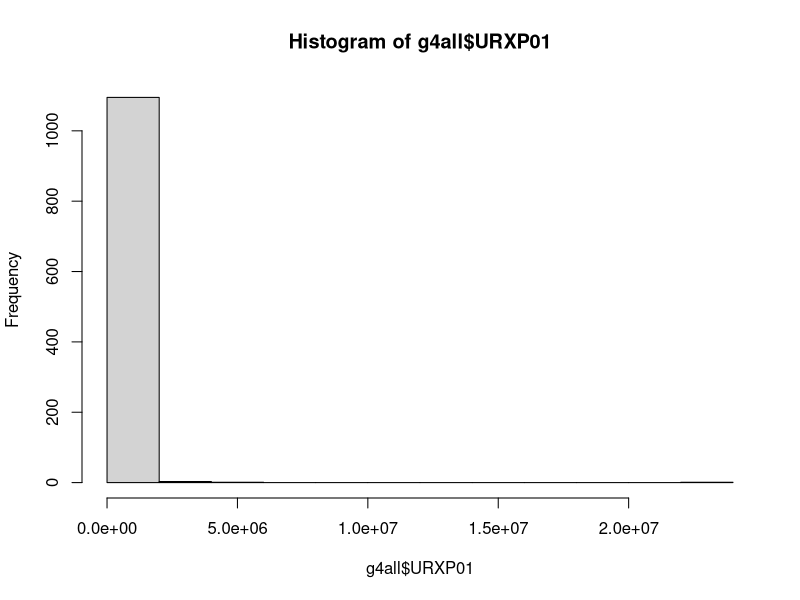
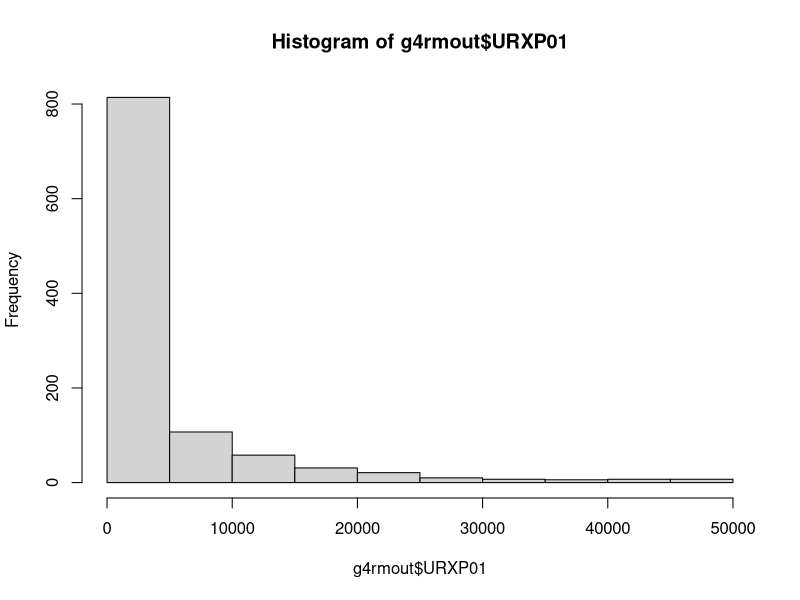
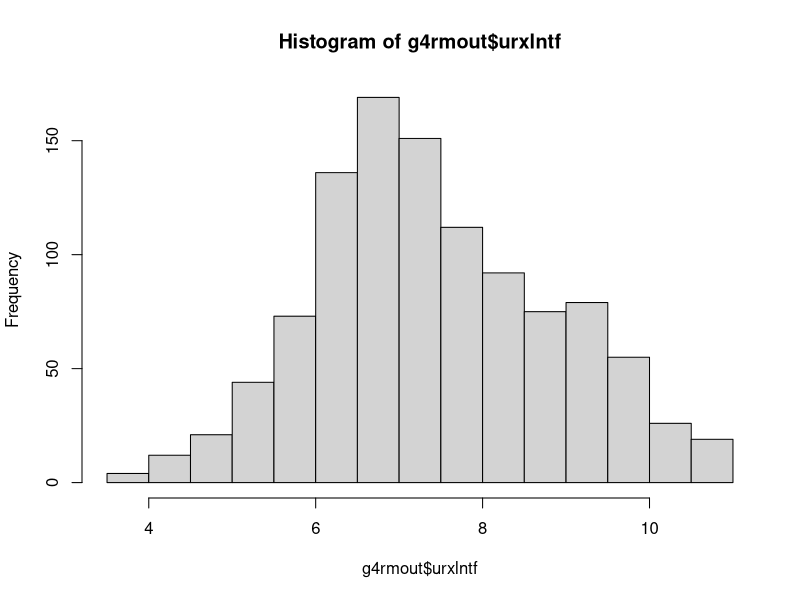
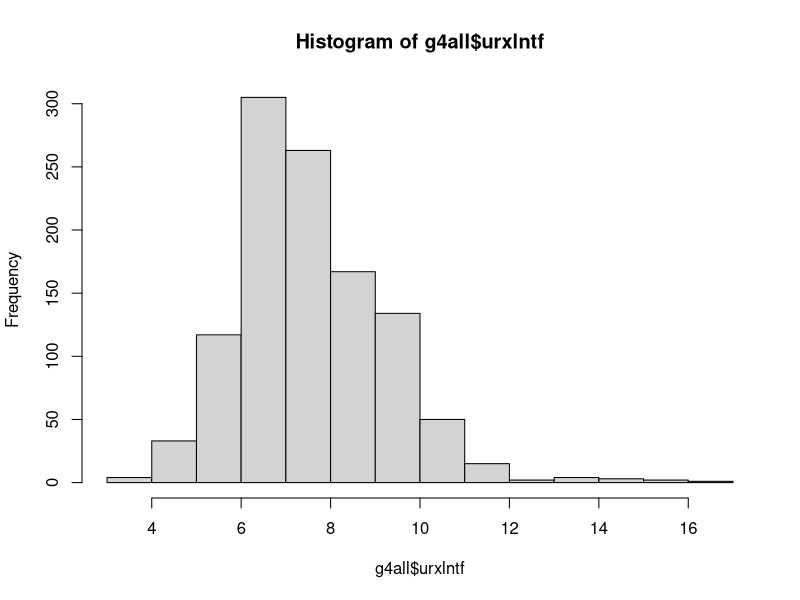
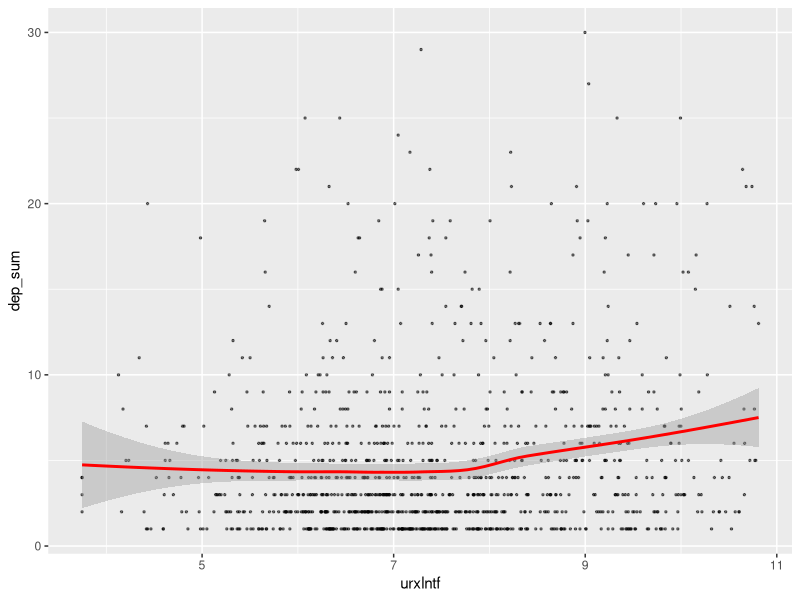
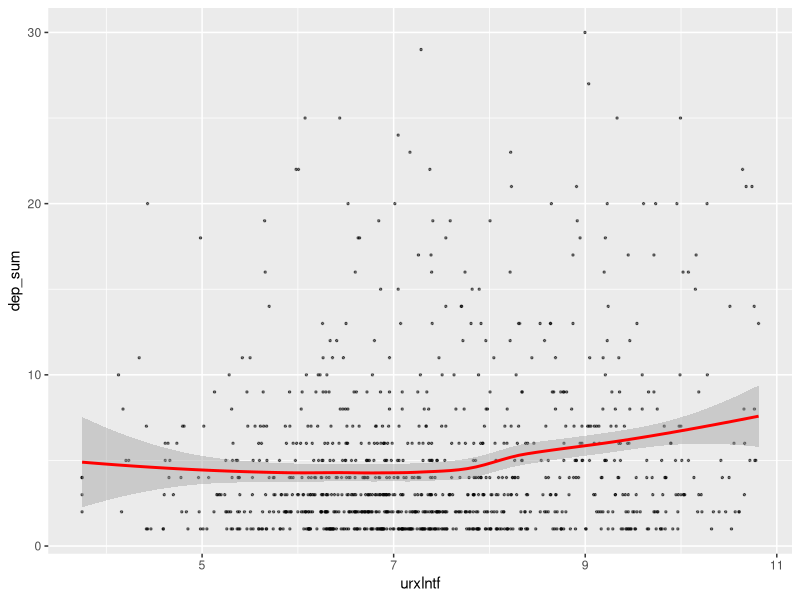

These figures' R source, in order:
library(tidyverse) # If you haven't installed previously, first use: install.packages("tidyverse")

conf2015 = read.csv("confounders2015.csv") # Create object for confounders
group4 = read.csv("group4.csv") # Create object for group 4 variables


# Create a new variable "dep_sum" that is the sum of DPQ010 to DPQ100
names(group4) # Check what the column numbers are for DPQ010 to DPQ100 - 17 through 26
group4$dep_sum = rowSums(group4[ ,c(17:26)]) # Create dep_sum variable
head(group4, n = 10) # Check that deep_sum is the sum of DPQ010 to DPQ100 by looking at 10 first rows

# Create a new object that only has the variables of interest (confounders haven't been added yet)
g4sm = dplyr::select(group4,"SEQN", "URXP01", "dep_sum") # Limit your variables to those used for exposure and outcome
head(g4sm, n = 20) # Look at the first 20 rows of your object
g4sm = na.omit(g4sm) # Eliminate observations that have NA values
head(g4sm, n = 20) # Check the first 20 rows again

# Merge your dataset with the confounders dataset
g4all = merge(g4sm, conf2015, by="SEQN") # This will only merge the observations that have matching SEQN
head(g4all, n = 20) # Look at first 20 observations - note that some of the confounders have NA, but we won't worry about that
write_csv(g4all, "g4all.csv") # Write a csv file that has all your variables and confounders

#Looking more closely at your data
summary(g4all) # Look at summary statistics.
# As we saw during office hours, URXP01 has some extreme outliers. You can see that the median is 1 495 but the mean is 44 276
# This suggests there are extreme outliers - even the 3rd quartile is far below the the mean (5 427).
# We will look at this variable more carefully.

hist(g4all$URXP01) # First we can look at a histogram which is not very informative
quantile(g4all$URXP01, probs = seq(0, 1, 0.1), na.rm = TRUE) # We can observe that the distribution is fairly normal (up to 90th %)
# Let's look at the distribution between the 90 -100th percentile more closely
quantile(g4all$URXP01, probs = seq(0.9, 1, 0.01), na.rm = TRUE)
# Even up to the 97th percentile the growth is gradual, and then it skyrockets after the 99th percentile

largep01 <- dplyr::filter(g4all, g4all$URXP01 > 50000) # Create an object with only these large observations
summary(largep01) # There are only 32 observations > 50 000 (out of 1 100), so in this first analysis we'll remove them.
# By doing this, we're still including > 97% of all observations (as we saw previously with quantiles).

# Remove outliers where URXP01 > 50 000
g4rmout <- dplyr::filter(g4all, g4all$URXP01 < 50000)
summary(g4rmout)
hist(g4rmout$URXP01) # First, let's see how the variable data are now distributed
# The data are still very skewed to the right - we can log transform the data to correct it
g4rmout$urxlntf <- log(g4rmout$URXP01)
summary(g4rmout)
hist(g4rmout$urxlntf) # Now the data look normally distributed

# Just in case, let's see what the distribution looks like without removing the extreme outliers
g4all$urxlntf <- log(g4all$URXP01)
hist(g4all$urxlntf) # The distribution looks less normal, and so we'll analyze the data with extreme outliers removed

# Let's do a linear regression with just the exposure and outcome
glm.g4 = glm(dep_sum ~ urxlntf, data = g4rmout)

# Now let's plot it
ggplot(data = glm.g4, mapping = aes(x = urxlntf, y = dep_sum)) +
  geom_point(size = 0.5, alpha = 0.5) +
  geom_smooth(method = "loess", color = "red")

# It doesn't look great, and there isn't an obvious pattern. We can try and add confounders to see if it makes a difference.
glm.g4conf = glm(dep_sum ~ urxlntf + RIDAGEYR + RIAGENDR + RIDRETH3 + INDHHIN2 + INDFMPIR, data = g4rmout)

ggplot(data = glm.g4conf, mapping = aes(x = urxlntf, y = dep_sum)) +
  geom_point(size = 0.5, alpha = 0.5) +
  geom_smooth(method = "loess", color = "red")

# Not really much better, but we can talk about this data in class. "dep_sum" can be made into a bivariate outcome perhaps.
# Hope this helps!
